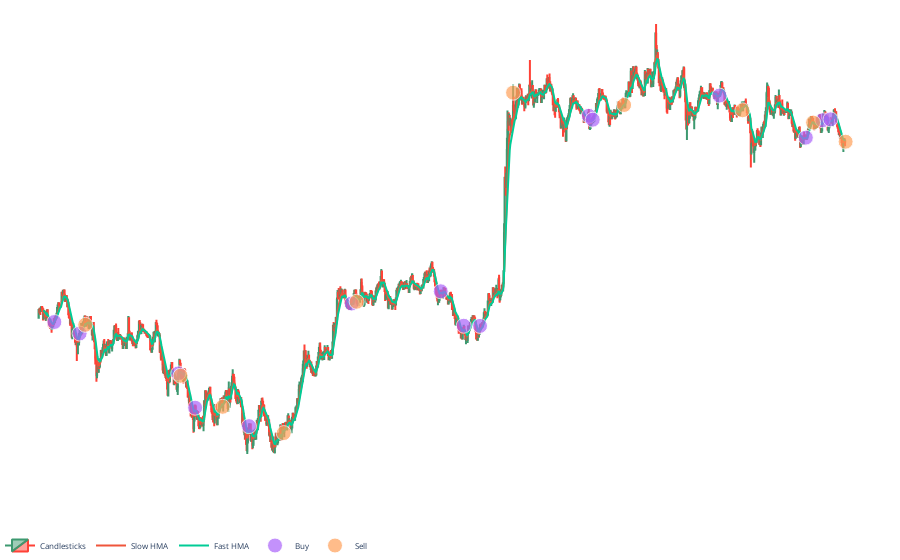

The code cell stored with this chart in its notebook:
### Code cell
alloc = best_config['entry_settings']['initial_entry_allocation']
entry_exit_marker_size = 15
def fix_series_ts(initial_entry_allocation: float, series:list[tuple]):
    ret = []
    for e in series:
        n = [*e]
        n[0] = pd.to_datetime(n[0] * 10e5)
        n[2] = entry_exit_marker_size
        ret.append(n)
    return ret

# formatting and massaging results
for symbol, symbol_res in backtest_res.items():
    symbol_bt_res = symbol_res['results']
    profit = symbol_bt_res['profit_after_fees']
    initial = symbol_bt_res['balance_initial']
    bal = symbol_bt_res['balance_plus_profits']
    print(f"{symbol}: Initial {initial}, profit: {profit:0.3}, return %{(bal/float(initial)*100):.6}")
    #pprint(symbol_bt_res)
    df = symbol_res['df']
    sym_results[symbol] = df
    bt_res = [t.get('backtest_res', {}).get(symbol, {}) for t in trial_results]
            
    # trials w/ results
    btdf = pd.DataFrame({
        'loss': [min(x.get('loss',1), 1) for x in trial_results], 
        'iteration': [x['iteration'] for x in trial_results],
        'winrate': [r['results']['winrate'] if 'results' in r else 0 for r in bt_res],
        'profit': [max(0, profit / (r['results']['profit'] or 0.001)) if 'results' in r else 0 for r in bt_res],
    })

    # visualize backtesting
    # date and time columns are broken
    df2 = df.drop(columns=['date'])
    df2['time'] = pd.to_datetime(df['time'] * 10e5)
    fig = plot_backtest_results(symbol, df2, fix_series_ts(alloc, symbol_res['entries']), fix_series_ts(alloc, symbol_res['exits']))
    fig.show()

### Figure 1 — Plotly figure (JSON) as saved in the notebook; plotly's stock layout.template omitted (floating-point values rounded to 4 significant figures; data arrays with more than 128 entries replaced by an {"elided": "..."} marker saying what was removed)
{"data": [{"close": {"elided": "1440 float values"}, "high": {"elided": "1440 float values"}, "low": {"elided": "1440 float values"}, "name": "Candlesticks", "open": {"elided": "1440 float values"}, "type": "candlestick", "uid": "3fd6e155-5a90-43e7-b555-b12fd075ed2c", "x": {"elided": "1440 str values"}}, {"mode": "lines", "name": "Slow HMA", "showlegend": true, "type": "scatter", "uid": "07c57559-a360-47c1-9cd0-6e4e0d7973ca", "x": {"elided": "1440 str values"}, "xaxis": "x", "y": {"elided": "1440 float values"}, "yaxis": "y"}, {"mode": "lines", "name": "Fast HMA", "showlegend": true, "type": "scatter", "uid": "409d04c8-d790-43f6-8600-37973f44c444", "x": {"elided": "1440 str values"}, "xaxis": "x", "y": {"elided": "1440 float values"}, "yaxis": "y"}, {"marker": {"size": [15, 15, 15, 15, 15, 15, 15, 15, 15, 15, 15, 15, 15, 15, 15]}, "mode": "markers", "name": "Buy", "type": "scatter", "uid": "a810b61e-b2dc-4912-84bf-dc28babb92c3", "x": ["2021-09-11T18:52:00", "2021-09-11T19:37:00", "2021-09-11T22:33:00", "2021-09-11T23:03:00", "2021-09-12T00:39:00", "2021-09-12T03:42:00", "2021-09-12T06:21:00", "2021-09-12T07:02:00", "2021-09-12T07:31:00", "2021-09-12T10:45:00", "2021-09-12T10:52:00", "2021-09-12T14:38:00", "2021-09-12T17:12:00", "2021-09-12T17:42:00", "2021-09-12T17:56:00"], "y": [3306.0, 3299.0, 3277.0, 3258.0, 3247.0, 3316.0, 3323.0, 3304.0, 3304.0, 3422, 3420.0, 3433.0, 3410.0, 3420.0, 3420]}, {"marker": {"size": [15, 15, 15, 15, 15, 15, 15, 15, 15, 15]}, "mode": "markers", "name": "Sell", "type": "scatter", "uid": "45a43db4-fb3d-4883-9554-0db423257dc7", "x": ["2021-09-11T19:47:00", "2021-09-11T22:37:00", "2021-09-11T23:52:00", "2021-09-12T01:41:00", "2021-09-12T03:51:00", "2021-09-12T08:30:00", "2021-09-12T11:48:00", "2021-09-12T15:19:00", "2021-09-12T17:25:00", "2021-09-12T18:23:00"], "y": [3304.0, 3276.0, 3258, 3243.0, 3317.0, 3435.0, 3428.0, 3425.0, 3418.0, 3407.0]}], "layout": {"autosize": true, "hovermode": "closest", "legend": {"font": {"size": 8}, "orientation": "h", "x": 0, "y": 0}, "margin": {"b": 0, "l": 0, "r": 0, "t": 0}, "paper_bgcolor": "#FFF", "plot_bgcolor": "#FFF", "xaxis": {"autorange": true, "range": ["2021-09-11 17:21:16.6834", "2021-09-12 19:53:43.3166"], "rangeslider": {"visible": false, "yaxis": {}}, "showticklabels": false, "type": "date"}, "yaxis": {"autorange": true, "domain": [0.1, 1], "fixedrange": false, "range": [3218.0, 3487.0], "showticklabels": false, "ticks": "", "type": "linear"}}}
